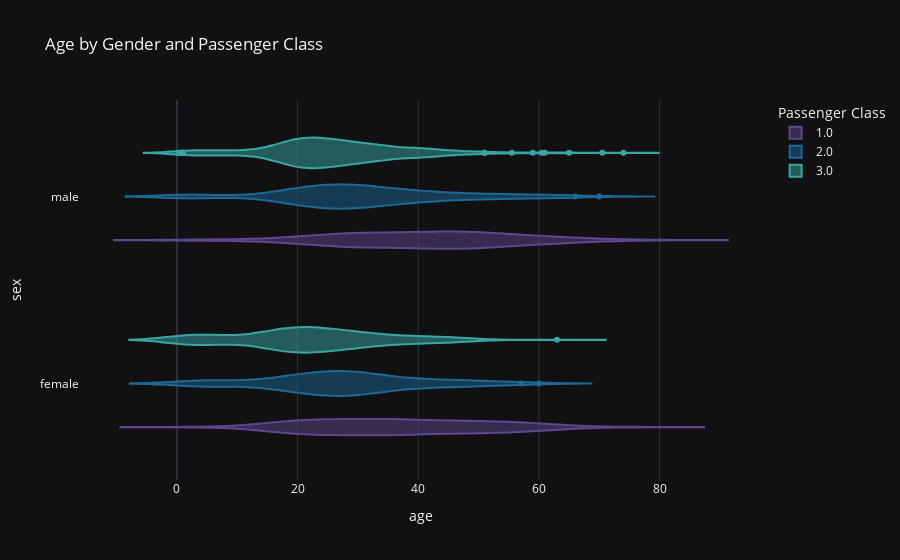

Notebook cell for this chart:
### Code cell
# Color could also reference a completely different dimension
px.violin(df, 
          title='Age by Gender and Passenger Class', 
          x='age', 
          y='sex', 
          color='pclass', 
          labels={'pclass': 'Passenger Class'})

### Figure 1 — Plotly figure (JSON) as saved in the notebook; plotly's stock layout.template omitted (floating-point values rounded to 4 significant figures; data arrays with more than 128 entries replaced by an {"elided": "..."} marker saying what was removed)
{"data": [{"alignmentgroup": "True", "box": {"visible": false}, "hovertemplate": "Passenger Class=1.0<br>age=%{x}<br>sex=%{y}<extra></extra>", "legendgroup": "1.0", "marker": {"color": "rgb(95, 70, 144)"}, "name": "1.0", "offsetgroup": "1.0", "orientation": "h", "scalegroup": "True", "showlegend": true, "type": "violin", "x": {"elided": "321 float values"}, "x0": " ", "xaxis": "x", "y": {"elided": "321 str values"}, "y0": " ", "yaxis": "y"}, {"alignmentgroup": "True", "box": {"visible": false}, "hovertemplate": "Passenger Class=2.0<br>age=%{x}<br>sex=%{y}<extra></extra>", "legendgroup": "2.0", "marker": {"color": "rgb(29, 105, 150)"}, "name": "2.0", "offsetgroup": "2.0", "orientation": "h", "scalegroup": "True", "showlegend": true, "type": "violin", "x": {"elided": "277 float values"}, "x0": " ", "xaxis": "x", "y": {"elided": "277 str values"}, "y0": " ", "yaxis": "y"}, {"alignmentgroup": "True", "box": {"visible": false}, "hovertemplate": "Passenger Class=3.0<br>age=%{x}<br>sex=%{y}<extra></extra>", "legendgroup": "3.0", "marker": {"color": "rgb(56, 166, 165)"}, "name": "3.0", "offsetgroup": "3.0", "orientation": "h", "scalegroup": "True", "showlegend": true, "type": "violin", "x": {"elided": "709 float values"}, "x0": " ", "xaxis": "x", "y": {"elided": "709 str values"}, "y0": " ", "yaxis": "y"}], "layout": {"legend": {"title": {"text": "Passenger Class"}, "tracegroupgap": 0}, "title": {"text": "Age by Gender and Passenger Class"}, "violinmode": "group", "xaxis": {"anchor": "y", "domain": [0, 1], "title": {"text": "age"}}, "yaxis": {"anchor": "x", "domain": [0, 1], "title": {"text": "sex"}}}}
